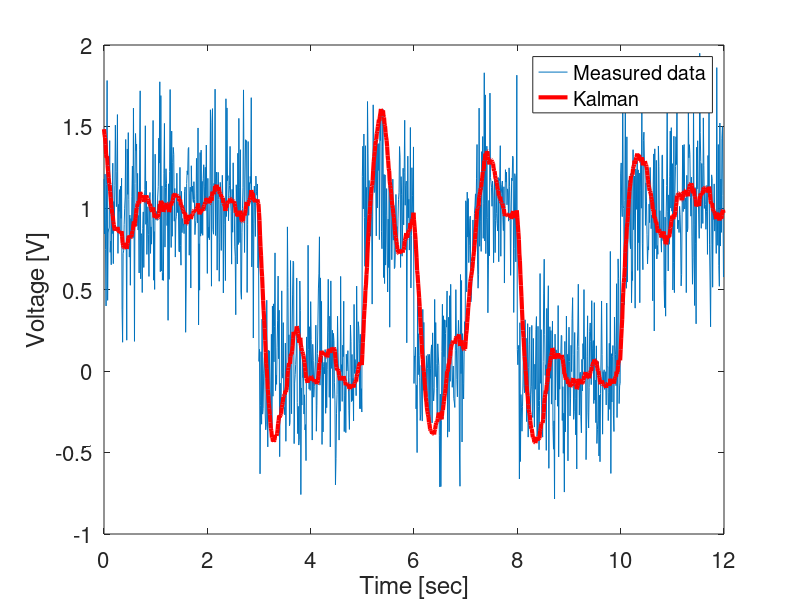

This chart was generated by the following MATLAB code:
%% Compare measured data and kalmanfilter results
clear all;
close all;
clc;
load signal.mat;
% *********** Measurement data ***********
T = 0.1; %( step size)
Time = [0:T:100];
N = length(t_s);

%R_noise = sqrt(5) * randn(1,N);
%z = 10 + 5*cos(2*pi*Time/25) + 5*cos(2*pi*Time/50) + R_noise; % To generate a N array of random numbers with a zero mean that are distributed with a variance of 1
z=s_n;
%z_true = 10 + 5*cos(2*pi*Time/25) + 5*cos(2*pi*Time/50);
% *********** Initial Parameter for Kalman Filtering ***********

F = [1 T; 0 1]; % transition matrix
H = [1 0];      % measurement matrix 

% measurement noise covariance 
R = 13; 

% process noise covariance 
Q = 0.7;

P = [0 0; 0 0];


x_initial = [1.5 ; 0]; % initial state vector
x_hat = x_initial; % initial state estimate

% ****************** Kalman Filtering ********************
for k = 1:N
    % Update the most recent state estimate to the present time.
    x_hat = (F * x_hat) ;

    % initial estimation covariance
    P_k = F*P*F' + Q;

    %  covariance of the Correction Vector
    Re = (H * P_k * H') + R ;

    %  Kalman Gain matrix.
    K_k = P_k * H'* inv(Re);

    % Update the state estimate.
    x_hat = x_hat + (K_k * (z(k) - (H * x_hat)));

    % Compute the covariance of the estimation error.
    I = eye(2,2);
    P_k = (I - (K_k * H)) * P_k;

    xest(:,k)=x_hat;
end

% *******************   Error ***********************

%error_Kalman = mean(sqrt((z_true-xest(1,:)).^2))     % Kalman 

% ********************** Figure *****************
figure;
plot (t_s,z,'-')
hold on 
plot ( t_s,xest(1,:),'r-', 'linewidth',3); % title('Kalman Filter')  % Kalman 
xlabel('Time [sec]', 'fontsize',16)
ylabel('Voltage [V]', 'fontsize',16)
legend('Measured data','Kalman')
set(gca, 'fontsize', 16);
hold off

